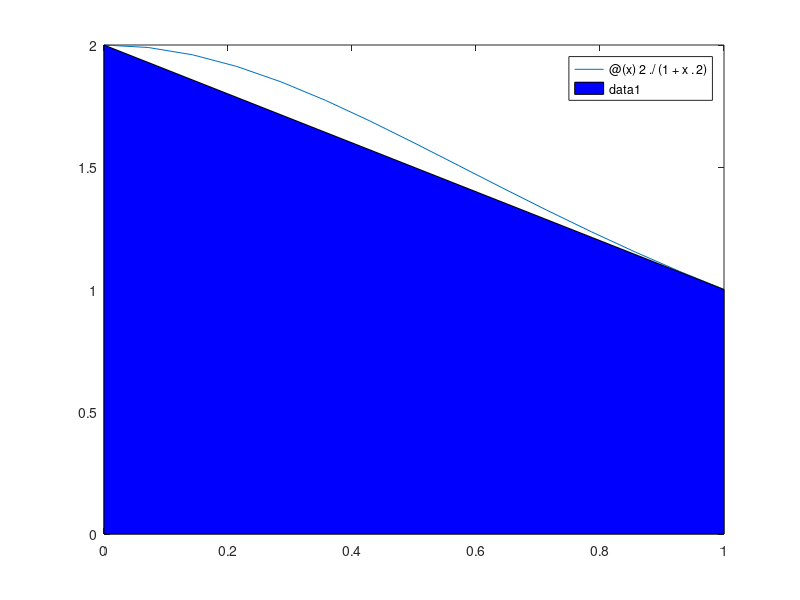

MATLAB code to generate this figure:
a=0; b=1;
f = @(x) 2./(1+x.^2);

format long
Int = integral(f,a,b) 
Int_trapez = (b-a)/2*(f(a)+f(b)) 
Int_simpsons = (b-a)/6*(f(a)+4*f((b-a)/2) + f(b))

 
 
%b)
%the function
fplot(f,[a,b]);
hold on
%the trapezium with the vertices (0; 0);(0; f(0));(1; f(1)) and (1; 0):
fill([0,0,1,1],[0,f(0),f(1),0],'b');